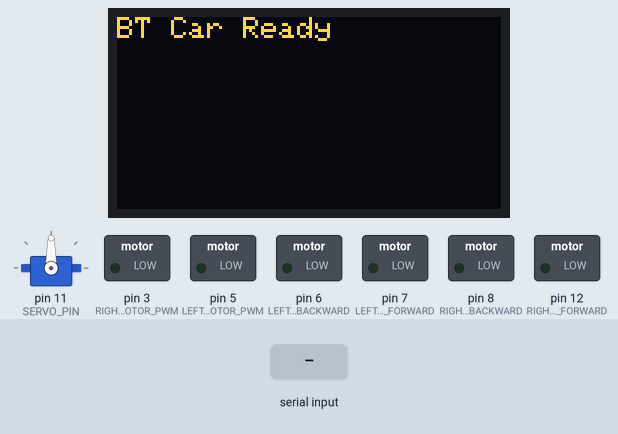
Recording of a sketch running on a simulated Arduino Uno, built with avr-gcc and run on an emulated ATmega328P. Parts: servo, 128×64 one-colour display, switched loads named in the sketch (green lamp = pin HIGH). Inputs (shaded band) come from the test bench. The OLED is the two-colour kind (top 16 rows yellow).

Above: at 2.2 s.
2.3 s: "T,45\n" received over Serial
At 3.4 s:
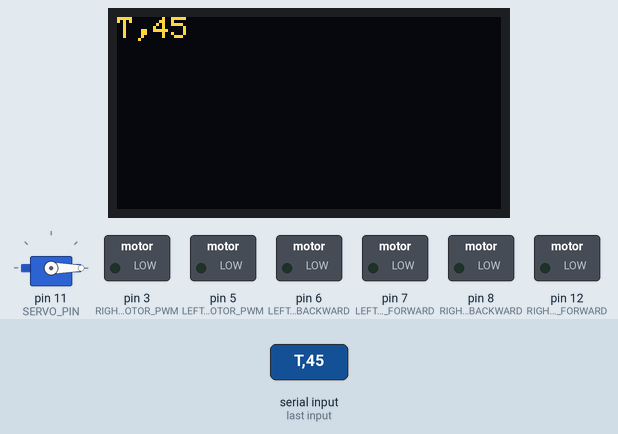
3.8 s: "S90\n" received over Serial
At 4.6 s:
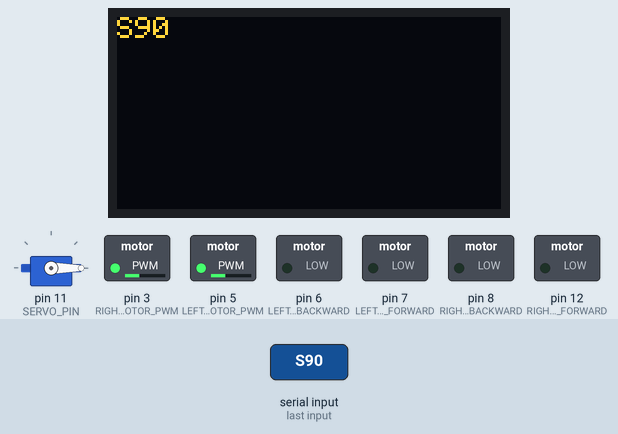
5.3 s: "T90\n" received over Serial
At 5.7 s:
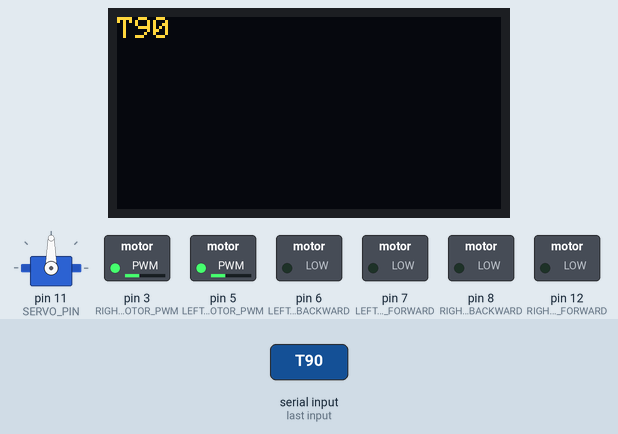
6.8 s: "90,45\n" received over Serial
At 7.9 s:
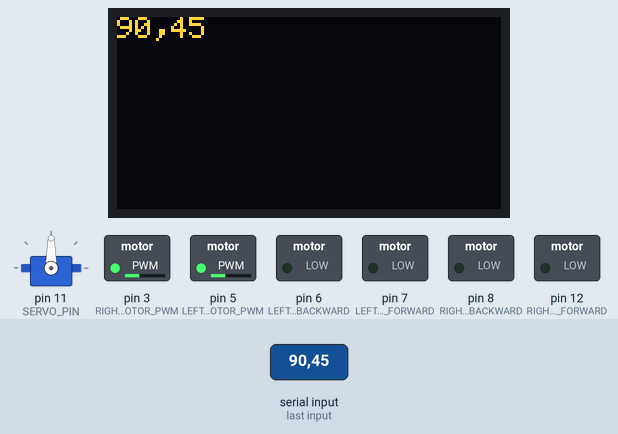
8.3 s: "0\n" received over Serial
At 9.0 s:
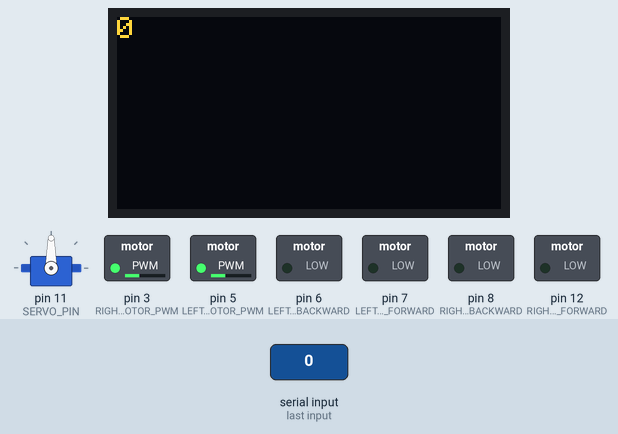
9.8 s: "S,45\n" received over Serial
At 10.3 s:
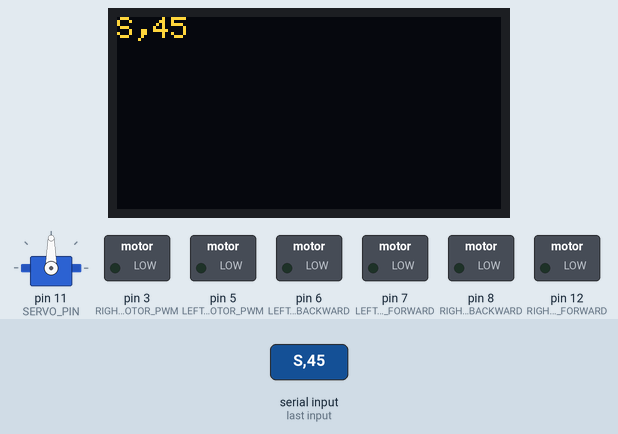
Timing chart, 0 to 12.3 s (numbered marks = the images above; inputs shaded):
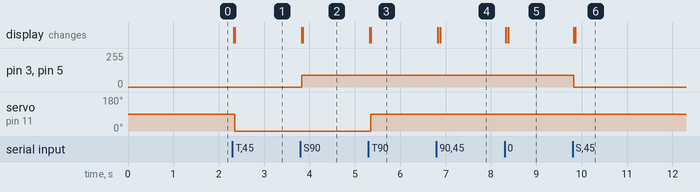

The sketch:

last.ino
```cpp
#include <Servo.h>
#include <Wire.h>
#include <Adafruit_GFX.h>
#include <Adafruit_SSD1306.h>

// Servo for steering
Servo steering;

// Motor control pins
#define LEFT_MOTOR_FORWARD   7
#define LEFT_MOTOR_BACKWARD  6
#define RIGHT_MOTOR_FORWARD  12
#define RIGHT_MOTOR_BACKWARD 8
#define LEFT_MOTOR_PWM   5
#define RIGHT_MOTOR_PWM  3

// Servo pin
#define SERVO_PIN 11

// Default speed for G1 and G2 commands
const int DEFAULT_SPEED = 90;

// OLED configuration
#define SCREEN_WIDTH 128
#define SCREEN_HEIGHT 64
#define OLED_RESET -1
Adafruit_SSD1306 display(SCREEN_WIDTH, SCREEN_HEIGHT, &Wire, OLED_RESET);

// Serial command buffer
String command = "";
bool commandComplete = false;

void setup() {
  Serial.begin(9600); // Initialize Bluetooth serial communication

  // Set motor pins as outputs
  pinMode(LEFT_MOTOR_FORWARD, OUTPUT);
  pinMode(LEFT_MOTOR_BACKWARD, OUTPUT);
  pinMode(RIGHT_MOTOR_FORWARD, OUTPUT);
  pinMode(RIGHT_MOTOR_BACKWARD, OUTPUT);
  pinMode(LEFT_MOTOR_PWM, OUTPUT);
  pinMode(RIGHT_MOTOR_PWM, OUTPUT);

  // Attach and center steering servo
  steering.attach(SERVO_PIN);
  steering.write(90);

  // Initialize OLED display
  if (!display.begin(SSD1306_SWITCHCAPVCC, 0x3C)) {
    while (true); // Halt if OLED fails
  }
  display.clearDisplay();
  display.setTextSize(1);
  display.setTextColor(SSD1306_WHITE);
  display.setCursor(0, 0);
  display.println("BT Car Ready");
  display.display();
  delay(1000);
}

void loop() {
  readSerialCommand();

  if (commandComplete) {
    processCommand(command);
    displayCommand(command);
    command = "";
    commandComplete = false;
  }
}

void readSerialCommand() {
  static bool shown = false;
  while (Serial.available()) {
    if (!shown) {
      displayCommand("Receiving...");
      shown = true;
    }

    char c = Serial.read();

    // Only allow printable characters or newline
    if ((c >= 32 && c <= 126) || c == '\n' || c == '\r') {
      if (c == '\n' || c == '\r') {
        commandComplete = true;
        shown = false;
        return;
      } else {
        command += c;
      }

      // If command is too long, reset it
      if (command.length() > 32) {
        command = "";
        commandComplete = false;
        shown = false;
        displayCommand1("Error: Overflow");
        delay(1000); // Allow message to be readable
        displayCommand("BT Car Ready");
        return;
      }
    } else {
      // Ignore unprintable garbage characters
      continue;
    }
  }
}


void displayCommand(String cmd) {
  display.clearDisplay();

  display.setTextSize(1);
  display.setCursor(0, 0);
  display.println(cmd);
  display.display();
}
void displayCommand1(String cmd) {
  display.clearDisplay();

  display.setTextSize(1);
  display.setCursor(0, 20);
  display.println(cmd);
  display.display();
}
void processCommand(String cmd) {
  if (cmd.length() < 1) return;

  char commandType = cmd.charAt(0);
  int value = cmd.substring(1).toInt();

  switch (commandType) {
    case 'T': // Steering control
      value = constrain(value, 0, 180);
      steering.write(value);
      break;

    case 'S': // Speed control
      value = constrain(value, 0, 255);
      analogWrite(LEFT_MOTOR_PWM, value);
      analogWrite(RIGHT_MOTOR_PWM, value);
      break;

    case 'G': // Movement commands
      switch (value) {
        case 0: // Stop
          stop();
          break;
        case 1: // Forward
          moveForward(DEFAULT_SPEED);
          break;
        case 2: // Backward
          moveBackward(DEFAULT_SPEED);
          break;
        default:
          displayCommand("G? Invalid");
          break;
      }
      break;

    default: // Unknown command
      displayCommand("Invalid CMD");
      break;
  }
}

void moveForward(int pwm) {
  digitalWrite(LEFT_MOTOR_FORWARD, HIGH);
  digitalWrite(LEFT_MOTOR_BACKWARD, LOW);
  digitalWrite(RIGHT_MOTOR_FORWARD, HIGH);
  digitalWrite(RIGHT_MOTOR_BACKWARD, LOW);
  analogWrite(LEFT_MOTOR_PWM, pwm);
  analogWrite(RIGHT_MOTOR_PWM, pwm);
}

void moveBackward(int pwm) {
  digitalWrite(LEFT_MOTOR_FORWARD, LOW);
  digitalWrite(LEFT_MOTOR_BACKWARD, HIGH);
  digitalWrite(RIGHT_MOTOR_FORWARD, LOW);
  digitalWrite(RIGHT_MOTOR_BACKWARD, HIGH);
  analogWrite(LEFT_MOTOR_PWM, pwm);
  analogWrite(RIGHT_MOTOR_PWM, pwm);
}

void stop() {
  digitalWrite(LEFT_MOTOR_FORWARD, LOW);
  digitalWrite(LEFT_MOTOR_BACKWARD, LOW);
  digitalWrite(RIGHT_MOTOR_FORWARD, LOW);
  digitalWrite(RIGHT_MOTOR_BACKWARD, LOW);
  analogWrite(LEFT_MOTOR_PWM, 0);
  analogWrite(RIGHT_MOTOR_PWM, 0);
}
```

Measured:
- after the input at 2.3 s, servo on pin 11 (SERVO_PIN): 90° → 0° after 0.06 s; the display: first changes at once (image 1 shows a later state)
- after the input at 3.8 s, pin 3 (RIGHT_MOTOR_PWM), pin 5 (LEFT_MOTOR_PWM): 0/255 → 90/255 at once; the display: first changes at once (image 2 shows a later state)
- after the input at 5.3 s, servo on pin 11 (SERVO_PIN): 0° → 90° after 0.06 s; the display: first changes at once (image 3 shows a later state)
- after the input at 6.8 s, the display: first changes at once (image 4 shows a later state)
- after the input at 8.3 s, the display: first changes at once (image 5 shows a later state)
- after the input at 9.8 s, pin 3 (RIGHT_MOTOR_PWM), pin 5 (LEFT_MOTOR_PWM): 90/255 → 0/255 at once; the display: first changes at once (image 6 shows a later state)
